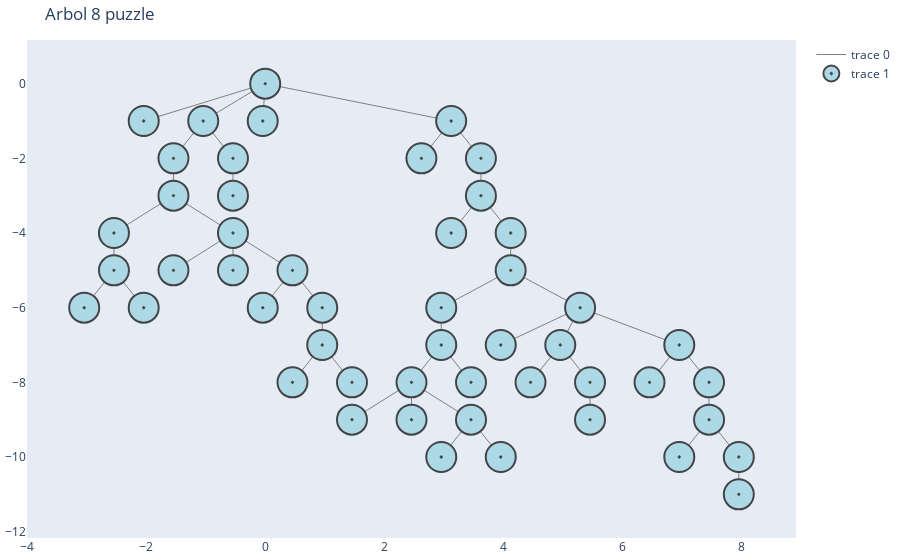

The notebook cell this image was saved under:
### Markdown cell above
Grafo general

### Code cell
dibujar_grafo(grafo, etiquetas)

### Figure 1 — Plotly figure (JSON) as saved in the notebook; plotly's stock layout.template omitted (floating-point values rounded to 4 significant figures; data arrays with more than 128 entries replaced by an {"elided": "..."} marker saying what was removed)
{"data": [{"hoverinfo": "none", "line": {"color": "gray", "width": 1}, "mode": "lines", "type": "scatter", "x": {"elided": "147 float values"}, "y": {"elided": "147 int values"}}, {"hoverinfo": "text", "marker": {"color": "lightblue", "line": {"width": 2}, "size": 30, "symbol": "circle-dot"}, "mode": "markers", "text": ["[4, 1, 3]<br>[7, '_', 2]<br>[8, 6, 5]", "[4, '_', 3]<br>[7, 1, 2]<br>[8, 6, 5]", "[4, 1, 3]<br>[7, 6, 2]<br>[8, '_', 5]", "[4, 1, 3]<br>['_', 7, 2]<br>[8, 6, 5]", "[4, 1, 3]<br>[7, 2, '_']<br>[8, 6, 5]", "[4, 1, 3]<br>[7, 6, 2]<br>['_', 8, 5]", "[4, 1, 3]<br>[7, 6, 2]<br>[8, 5, '_']", "[4, 1, 3]<br>[7, 6, '_']<br>[8, 5, 2]", "[4, 1, 3]<br>['_', 6, 2]<br>[7, 8, 5]", "[4, 1, '_']<br>[7, 2, 3]<br>[8, 6, 5]", "[4, 1, 3]<br>[7, 2, 5]<br>[8, 6, '_']", "[4, 1, 3]<br>[7, 2, 5]<br>[8, '_', 6]", "[4, 1, 3]<br>[7, '_', 5]<br>[8, 2, 6]", "[4, 1, 3]<br>[7, 2, 5]<br>['_', 8, 6]", "[4, 1, 3]<br>['_', 2, 5]<br>[7, 8, 6]", "['_', 1, 3]<br>[4, 6, 2]<br>[7, 8, 5]", "[4, 1, 3]<br>[6, '_', 2]<br>[7, 8, 5]", "['_', 1, 3]<br>[4, 2, 5]<br>[7, 8, 6]", "[4, 1, 3]<br>[2, '_', 5]<br>[7, 8, 6]", "[4, '_', 3]<br>[2, 1, 5]<br>[7, 8, 6]", "[4, 1, 3]<br>[2, 8, 5]<br>[7, '_', 6]", "[4, 1, 3]<br>[2, 5, '_']<br>[7, 8, 6]", "[4, 1, '_']<br>[2, 5, 3]<br>[7, 8, 6]", "[4, 1, 3]<br>[2, 5, 6]<br>[7, 8, '_']", "[4, 1, 3]<br>[2, 5, 6]<br>[7, '_', 8]", "[4, 1, 3]<br>[2, '_', 6]<br>[7, 5, 8]", "[4, 1, 3]<br>[2, 5, 6]<br>['_', 7, 8]", "[4, 1, 3]<br>['_', 5, 6]<br>[2, 7, 8]", "[4, 1, 3]<br>[2, 8, 5]<br>['_', 7, 6]", "[4, 1, 3]<br>[2, 8, 5]<br>[7, 6, '_']", "[4, 1, 3]<br>[2, 8, '_']<br>[7, 6, 5]", "[1, '_', 3]<br>[4, 6, 2]<br>[7, 8, 5]", "[1, 6, 3]<br>[4, '_', 2]<br>[7, 8, 5]", "[1, 3, '_']<br>[4, 6, 2]<br>[7, 8, 5]", "[4, '_', 3]<br>[6, 1, 2]<br>[7, 8, 5]", "[4, 1, 3]<br>[6, 8, 2]<br>[7, '_', 5]", "[4, 1, 3]<br>[6, 2, '_']<br>[7, 8, 5]", "[4, 1, '_']<br>[6, 2, 3]<br>[7, 8, 5]", "[4, 1, 3]<br>[6, 2, 5]<br>[7, 8, '_']", "[4, 1, 3]<br>[6, 2, 5]<br>[7, '_', 8]", "[4, 1, 3]<br>[6, '_', 5]<br>[7, 2, 8]", "[4, 1, 3]<br>[6, 2, 5]<br>['_', 7, 8]", "[1, '_', 3]<br>[4, 2, 5]<br>[7, 8, 6]", "[1, 2, 3]<br>[4, '_', 5]<br>[7, 8, 6]", "[1, 3, '_']<br>[4, 2, 5]<br>[7, 8, 6]", "[1, 2, 3]<br>[4, 8, 5]<br>[7, '_', 6]", "[1, 2, 3]<br>['_', 4, 5]<br>[7, 8, 6]", "[1, 2, 3]<br>[4, 5, '_']<br>[7, 8, 6]", "[1, 2, '_']<br>[4, 5, 3]<br>[7, 8, 6]", "[1, 2, 3]<br>[4, 5, 6]<br>[7, 8, '_']"], "textposition": "middle center", "type": "scatter", "x": [0, -2.042, -1.042, -0.04167, 3.125, -1.542, -0.5417, -0.5417, -1.542, 2.625, 3.625, 3.625, 3.125, 4.125, 4.125, -2.542, -0.5417, 2.958, 5.292, 3.958, 4.958, 6.958, 6.458, 7.458, 7.458, 6.958, 7.958, 7.958, 4.458, 5.458, 5.458, -2.542, -3.042, -2.042, -1.542, -0.5417, 0.4583, -0.04167, 0.9583, 0.9583, 0.4583, 1.458, 2.958, 2.458, 3.458, 1.458, 2.458, 3.458, 2.958, 3.958], "y": [0, -1, -1, -1, -1, -2, -2, -3, -3, -2, -2, -3, -4, -4, -5, -4, -4, -6, -6, -7, -7, -7, -8, -8, -9, -10, -10, -11, -8, -8, -9, -5, -6, -6, -5, -5, -5, -6, -6, -7, -8, -8, -7, -8, -8, -9, -9, -9, -10, -10]}], "layout": {"margin": {"b": 20, "l": 5, "r": 5, "t": 40}, "showlegend": true, "title": {"text": "Arbol 8 puzzle"}, "xaxis": {"showgrid": false, "zeroline": false}, "yaxis": {"showgrid": false, "zeroline": false}}}
